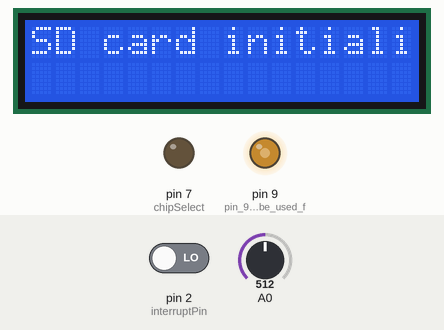
Recording of a sketch running on a simulated Arduino Uno, built with avr-gcc and run on an emulated ATmega328P. On the bench: 16×2 character LCD, output pins drawn as LEDs (lit = HIGH). Inputs (shaded band) come from the test bench; at power-on: A0 = 512, pin 2 (interruptPin) LOW. Storage starts empty; what the sketch prints to the serial monitor is not drawn.

Above: at 1.1 s.
At 4.3 s:
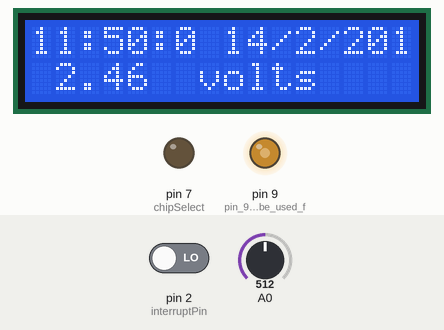
4.4 s: A0 set to 716
At 5.9 s:
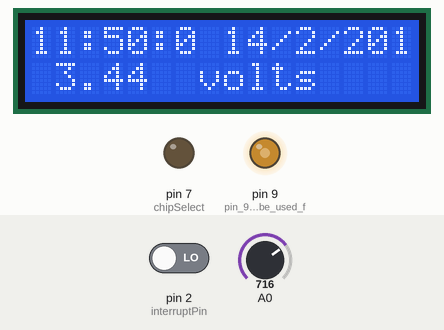
6.6 s: A0 set to 900
At 8.2 s:
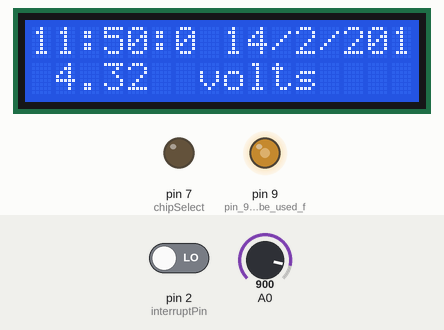
8.6 s: A0 set to 1023
At 10.4 s:
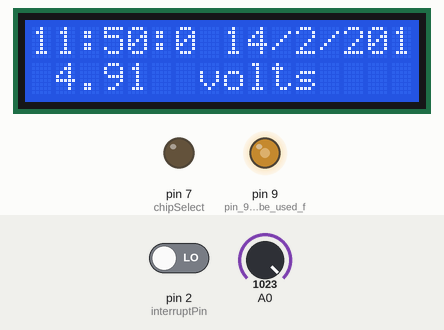
Timing chart, 0 to 11.9 s (numbered marks = the images above; inputs shaded):
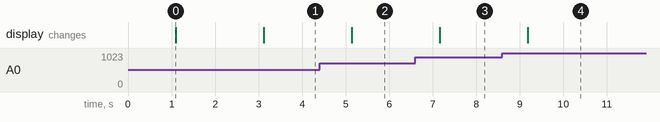

The sketch:

datalogging.ino
```cpp
#include <SD.h>
#include <SPI.h>
#include <Wire.h>
#include <LiquidCrystal.h>
#include<stdlib.h>

//remember that this code logs  minutes, and easily be made to log in seconds by editing some part the code
//connct pin2 and 9 then connect and also your pin3 of your lcd.

//liguidCrystal(Rs,en,d4,d5,d6,d7)
LiquidCrystal lcd(8, 10, 6, 5, 4, 3);


//decleration for the datalogger
File datafile;


/////////ohmeter variables////////
float digValue;
float anaValue;
float vout100;
float vout2;


int id = 1;
const byte interruptPin = 2; // digital pin 2 is now interrupt pin

volatile int masterClock = 0; // counts rising edge clock signals
volatile int seconds = 0; // variable to hold seconds

int minutes = 0; // variable to hold minutes
int dispMinutes = 0; // variable for creating real time clock.

int hours = 0; // variable to hold hours
int dispHours = 0;

int days;
int dispdays = 0;

int secondsCounter = 0;
int minutesCounter = 0;


const int chipSelect = 7; // pin7 decleared as chip select(change if you used a different pin)
String CLEAR_SCREEN = "                ";

//edit these varible below to the current date and time, you started the logging
int p_minutes = 50; // variable for setting time. Equate it to the actual time at the point of starting
int p_hours = 11; // variable for setting time. Equate it to the actual time at the point of starting
int p_days = 14; // variable for setting date
int Month = 2; //change to reflect the month at thepoint of logging or using keypad when implemented
int Year = 2017; //change to reflect the year at thepoint of logging
int logging_interval = 3; // now in minutes


      void setup()
      {

          ////////declearig pin A0 as input pin for the ohmeter and clock pulse for counting time
          pinMode(A0,INPUT);
          pinMode(9, OUTPUT);// pin 9 pwm shall be used for interrupt trigger
          pinMode(chipSelect, OUTPUT);//chipSelect is pin7 remember as already decleared
          analogWrite(9, 127); // this starts our PWM 'clock' with a 50% duty cycle

         //intializing the lcd
         lcd.begin(16, 2);//this is the type of lcd we are using.
         lcd.setCursor(0, 0);


          //initializing the serial monitor
          Serial.begin(9600);
          attachInterrupt(digitalPinToInterrupt(interruptPin), clockCounter , RISING);
          // interruptPin is our interrupt, clockCounter function is called when
          // invoked on a RISING clock edge
          analogReference(DEFAULT);


           //printing a welcome massage
          lcd.print("Initializing SD card...");
          Serial.print("Initializing SD card...");
          delay (1000);


          // see if the card is present and can be initialized:
          if (!SD.begin(chipSelect))
          {
          lcd.setCursor(0, 0);
          lcd.print(CLEAR_SCREEN);
          lcd.setCursor(0, 0);
          lcd.println("Card failed, or not present");
          Serial.print("Card failed or not prsent");
          // if the system needs to stop uncomment return0 don't do anything more:
          // return(0);
          }
          else
          {

          lcd.setCursor(0, 0);
          lcd.print(CLEAR_SCREEN);
          lcd.setCursor(0, 0);
          lcd.println("SD card initialized");
          Serial.print("SD card initialized");
          delay (1000);//uncomment

          }
          //Access file to write the logged data to,""myData" is the name I gave the file to be written to
          datafile = SD.open("myData.csv", FILE_WRITE);
          if (datafile)
          {
            //set the header to choice now
              datafile.print(", ,\n");
              datafile.println("ECE461 TEST ON DATALOGGING BY");
              datafile.println("OGBONNA VITALIS");
              datafile.print(", ,\n");
                        datafile.print("id");
                        datafile.print (",");

                       datafile.print("feb");
                       datafile.print(' ');
                       datafile.print("14");
                       datafile.print(' ');
                       datafile.print ("2017");

                        datafile.print (",");
                        datafile.print("H");
                        datafile.print(':');
                        datafile.print("M");
                        datafile.print (':');
                        datafile.print("S");

                        datafile.print (",");
                        datafile.print("Vout");
                        datafile.print (",");
                        datafile.print("Vout*100");
                        datafile.print (",");
                        datafile.print("100V-2");
                        datafile.print (",");
                        datafile.print("Vitalis");
                        datafile.close();
                        delay (1000);
                                  lcd.setCursor(0, 0);
                                  lcd.print(CLEAR_SCREEN);
                                  lcd.setCursor(0, 0);
                                  lcd.println("SD card accessed");
                                  Serial.println("SD card accessed");


          }
      }
                 void clockCounter() // called by interrupt
                     {
                        masterClock ++; // with each clock rise add 1 to masterclock count
                        if (masterClock == 489) // 490Hz reached. Note pwm roughly operate at a frequency of 490Hz
                        {

                        seconds ++; // after one 490Hz cycle add 1 second ;)
                        secondsCounter++;
                        masterClock = 0; // Reset after 1 second is reached
                        }


                        if (seconds==60)
                        {
                          minutes++;
                          minutesCounter++;
                          seconds=0;
                        }


                        if (dispMinutes == 60)
                        {
                        dispHours ++; // increment hour by 1
                        dispMinutes = 0; // reset the minutes variable
                        minutes=0;
                        hours ++;
                        }


                        if (dispHours == 24)
                        {
                        days ++; // increment day by 1
                        dispHours = 0; // reset the hour variable
                        }


              //to log in seconds, change the minutesCounter in the IF condition to secondsCounter
                        if ( minutesCounter == logging_interval)
                        {
                        datafile = SD.open("myData.csv", FILE_WRITE);
                        if (datafile)
                        {


                        datafile.print(", ,\n");

                        datafile.print(id);
                        datafile.print (",");

                        datafile.print("feb");
                        datafile.print(' ');
                        datafile.print("14");
                        datafile.print(' ');
                        datafile.print ("2017");
                        datafile.print (",");

                        datafile.print(dispHours);
                        datafile.print(':');
                        datafile.print(dispMinutes);
                        datafile.print (':');
                        datafile.print(seconds);
                        datafile.print (",");
                        datafile.print(digValue);
                        datafile.print (",");
                        datafile.print(vout100);
                        datafile.print (",");
                        datafile.print(vout2);
                        datafile.print (",");
                        datafile.print("vitalis");

                        Serial.println("data printed on memory card\n");
                        lcd.println("data printed");
                        datafile.close();


                       // to log in seconds, uncomment the second counter and comment the minutes conuter
                       //secondsCounter = 0;

                        minutesCounter=0;
                        id++;
                        }
                        }
                        return;
                       }
                                            void loop()
                                            {
                                                dispMinutes = p_minutes + minutes;
                                                dispHours = p_hours + hours;
                                                dispdays = p_days + days;

                                                ///luxmeter code
                                                digValue=analogRead(A0);
                                                digValue=digValue*0.0048;
                                                vout100=digValue*100;
                                                vout2=vout100-2;

                                                clearScreen();
                                                lcd.setCursor(0, 0);
                                                lcd.print(dispHours);
                                                lcd.print( ":");
                                                lcd.print(dispMinutes);
                                                lcd.print( ":");
                                                lcd.print( seconds);
                                                lcd.print( " ");
                                                lcd.print( dispdays);
                                                lcd.print( "/");
                                                lcd.print(Month);
                                                lcd.print( "/");
                                                lcd.print( Year);
                                                lcd.setCursor(1,1);
                                                lcd.print(digValue);
                                                lcd.print("  volts");
                                                delay(1000);


                                              Serial.print(dispHours);
                                              Serial.print( ":");
                                              Serial.print(dispMinutes);
                                              Serial.print( ":");
                                              Serial.print( seconds);
                                              Serial.print( " ");
                                              Serial.print( dispdays);
                                              Serial.print( "/");
                                              Serial.print(Month);
                                              Serial.print( "/");
                                              Serial.print( Year);
                                              Serial.print( "         /");
                                              Serial.print(digValue);
                                              Serial.println("volts");
                                            }
   //A function created to clear screen
    void clearScreen(){
    lcd.setCursor(0, 0);
    lcd.print(CLEAR_SCREEN);
    lcd.setCursor(1, 0);
    lcd.print(CLEAR_SCREEN);
    }
```

age_teller.cpp
```cpp
//a program to tell the age  when you input your date of birth
#include <stdio.h>
//#include<limits.h>
int main()
{
	int x,y;
	printf("welcome to okwys age teller\n\npls enter your year of birth sir:\n");
	scanf("%d",&x);
	y=2015-x;
	printf("your age is:\n%d",y);
	return 0;
}
```

age.cpp
```cpp
#include <stdio.h>
int main()
{
	int Age;
	printf("enter your Age sir:\n\a");
	scanf("%d",&Age);

	if (Age<18)
	{
		printf("\ayou are a minor");
		printf("\n\n go home and help your mum");
	}
	else if (Age>=18 && Age<60)
	{
		printf("you are welcome");
		printf("\n\n proeed to the next level");
	}
	else if (Age>=60)
	{
		printf("you are a senior citizen");
		printf("\n pls go home and have a rest");
	}
	return 0;
}
```

atm_machine.cpp
```cpp
#include<stdio.h>
#include<stdlib.h>
#include<ctype.h>
int main()
{
	int x;
	long int password;
	start:;
	printf("\tWELCOME TO VITA MICOFINANCE BANK\n\tyou are at the right place\n\n");
pass:;	//password declearation
printf("PLS ENTER YOUR PASSWORD\n");
scanf("%ld",&password);
	if ( password !=12345)
	{
 printf("\t\tenter the correct password pls\n\n");
	goto pass;
	}
start1:;
	printf("\n\nWHAT CAN WE DO FOR YOU?");

	printf("\n\n1.ACCOUNT INFORMATION\t2.WITHDRAWAL\n\n3.TRANSFER\t4.RECHARGE CARD\n\n5.ENQUIRY\t6.EXIT\n");

	scanf("%d",&x);
	if (x ==1)//computation for amount
	{
		printf("YOUR ACCOUNT BALANCE IS #3333000,000\n\nwould you like to perform another transaction?");
		printf("\n1.YES\t2.NO\n");
		scanf("%d",&x);
		if (x==1)
	{
		goto start1;
	}
	if (x==2)
	{
		goto exit;
	}
	}
	else if (x==2)//withdrawal computation
	{
		printf("\nENTER THE AMOUNT");
		printf("\n\n1.#1000\t2.#2000\t3.#5000\n4.#10,0000\t5.#20,0000\t6.others\n");
		scanf("\n%d",&x);
		 if(x==6)
		 {printf("enter the amount pls\n");
		 scanf("%ld");
		 }
		printf("\n\tYOUR TRANSACTION WAS SUCCESSFUL\n\t\tPLS TAKE YOUR CASH\n\nwould you like to perform another transaction?\n");
		printf("\n\n1.YES\t2.NO\n");
		scanf("%d",&x);

		if (x==1)
		{
			goto start1;
		}
		if (x==2)
		{
			goto exit;
		}
	}
	//computation for transfer
	else if(x==3)
	{
	printf("HOW MUCH WOULD YOU LIKE TO TRANSFER\n\nenter the amount pls....\n");
	scanf("%ld");
	printf("ENTER THE ACCOUNT NUMBER,TO BE TRANSFERD TO\n\n");
	scanf("%ld");
	printf("YOUR TRANSACTION WAS SUCCESSFUL\n\nwould you like to perform another transaction?");

		printf("\n\n1.YES\t2.NO\n");
		scanf("%d",&x);

		if (x==1)
		{
			goto start1;
		}
		if (x==2)
		{
			goto exit;
		}
	}
	else if (x==4)//computation for recharge
{
	printf("enter the phone number pls\n");
	scanf("%ld");
	printf("enter the amount pls\n");
scanf("%ld");

	printf("\nYOUR TRANSACTION WAS SUCCESSFUL\n\nwould you like to perform another transaction?");

		printf("\n\n1.YES\t2.NO\n");
		scanf("%d",&x);

		if (x==1)
		{
			goto start1;
		}
		if (x==2)
		{
			goto exit;
		}

	}
	else if (x==5)//computation for enquiry
{
printf("for complains, suggestions and futher enquiries call our customer care line call:08163922749\n");
printf("\n\t\t\twe are here for you!!");

	printf("\n\nwould you like to perform another transaction?");

		printf("\n\n1.YES\t2.NO\n");
		scanf("%d",&x);

		if (x==1)
		{
			goto start1;
		}
		if (x==2)
		{
			goto exit;
		}


}
else if (x==0||x>=6)
{
	goto exit;
}


	exit:;
	printf("THANKS FOR BANKING WITH US\n\nhave a pleasant day!!");
	return 0;

}
```

conversion_to_binary.cpp
```cpp
#include <stdio.h>
#include<math.h>
int main()
{//decleration of variables
	int vitalis[10];
	int count = 10;
	int x = 0,y = 0,z = 0;
	//keying in of values
	printf("enter the no pls\n");
	scanf("%d",&x);
	//computation begins,first division
	while(x>0)
	{for(;y < count;y++)
	{
	vitalis[y] = x % 2; //saving into the array

	//printf("%d",vitalis[y]); i want to print only the binary
	x=x / 2;
	}
    }
    printf("\n");
    //printing from the array backwards
	for(int y = count-1; y >= 0; --y)
	{printf("\a%d",vitalis[y]);}

return 0;
}
```

gp_calculator.c
```cpp
#include <stdio.h>
#include <string.h>
#include<stdlib.h>
#include<math.h>
#include<ctype.h>
//my first programming outing
//trying to program a gp calculator

int main()
{
float unTotalUnitsLoad=0;
char chCourse[6];
char grade=0;
int nUnitLoad=0;
unsigned x=0;
float unSum=0;
float GP=0;
    printf("WELCOME TO VITA & 0KWY'S GP CALCULATOR\n\tnever give up!!!");
    printf("\n\nEnter the total no of units load pls:\n");
    scanf("%f",&unTotalUnitsLoad);

    int count = 1;
    int unTotalCourses;

    printf("Enter the total no of courses offered:\n");
    scanf("%d",&unTotalCourses);

while(count<=unTotalCourses) {

int a = 5;
int b = 4;
int c = 3;
int d = 2;
int e = 1;
int f = 0;

puts("Name of course:\n");
scanf("%s",&chCourse);

puts("Unitload\n");
scanf("%d",&nUnitLoad);

puts("Enter your grade:\n");
scanf("%s",&grade);


if( grade == 'a')
    grade = 5;     //you can either enclose it or leave it,it works on both ways.

else if( grade == 'b')
{
grade = 4;
}
else if (grade == 'c')
{
grade = 3;
}
else if (grade == 'd')
{
grade = 2;
}
else if (grade == 'e')
{
grade = 1;
}

else grade = 0;

x = grade*nUnitLoad;
//   printf("x%u\n",x);
unSum +=x;  //to compute the general sum
count++; //performs the operation for no of course time
}

printf("unSum is:%f\n",unSum);

GP =(unSum / unTotalUnitsLoad);
printf("loading...............");
printf("Your GP is:%f\n",GP);
//declearation of gp  values
if (GP<1.0)
{printf("You made a PASS...\n\tDont Give Up,you can still make it!!");}
else if (GP>=1.0 && GP<2.5)
{printf("You made a THIRD CLASS...\n\tKeep on struggling,you star is about to shine");}
else if (GP>=2.5 && GP<3.5)
{printf("You made a SECOND CLASS LOWER...\n\tKeep your face straight bro,You made it");}
else if (GP>=3.5 && GP<4.5)
{printf("You made a SECOND CLASS UPPER...\n\tYou did it,I was just like you!!!\n\tYou are a good student\nGo into the world and make History!!!");
}
else if (GP>=4.5)
{printf("YOU MADE A FIRST CLASSSSSS!!!!!\n\tkeep the flag flying,You are just like me,I made FIRST CLASS too.\n\tGo out and make name for yourself...\nremain focused and the sky will be your starting point!!");
}
printf("\n\n\n\tcompiled by vita&okwy call for assitance:08163922749");
// system("PAUSE");
  return 0;
}
```

quadratic.c
```cpp
#include <stdio.h>
#include <stdlib.h>
#include <math.h>
//another programming outing,am just anoyed just wana do some coding

int main()
{
	//a program to solve quadratic equation
	float x1,x2,a,b,c,d,e;
	printf("\tvita is back from the holidays\n\a pls enter the cofficients in the format shown below\n");
	printf("\nax*+bx+c=0\n");

	scanf("%f%f%f",&a,&b,&c);
	d = -b + (sqrt(b*b - 4*a*c));
	x1 = d/(2*a);

	e = -b - (sqrt(b*b - 4*a*c));
	x2 = e /(2*a);

	printf("loading...........................\n");
	printf("x1 = %.2f \nx2 = %.2f",x1,x2);

	return 0;
}
```

Measured:
- after the input at 4.4 s, the display: changes after 0.74 s (image 2)
- after the input at 6.6 s, the display: changes after 0.56 s (image 3)
- after the input at 8.6 s, the display: changes after 0.58 s (image 4)
- what the display in image 0 shows lasts 2.0 s, from 1.1 s to 3.1 s
